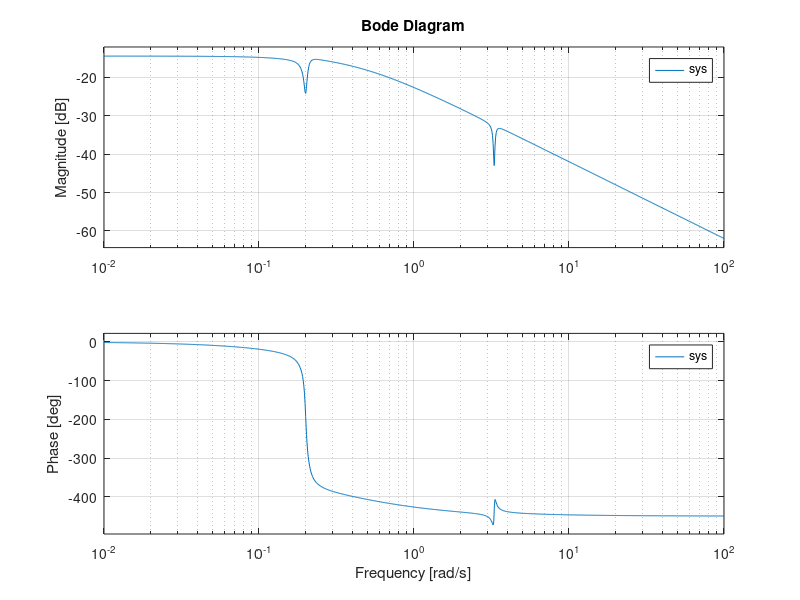
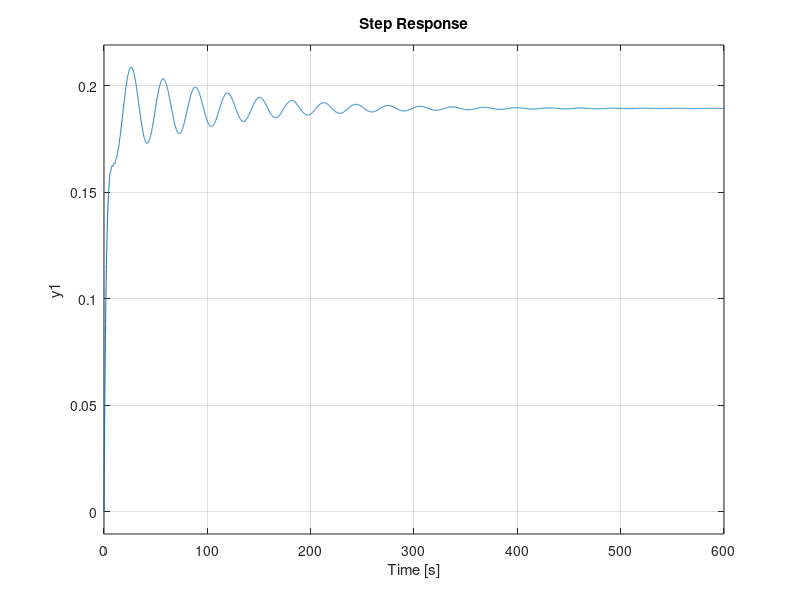

MATLAB code for these plots, in order: (Note: this script raises an error after producing the figures.)
load statespace_data A B C D

% SISO: only first input, only first column of B
BSISO = B(:,1);
Bd = B(:,3);
DSISO = 0;
CSISO = C(1,:);


sys = -ss(A, BSISO, CSISO, DSISO);

bode(sys)

[b, a] = ss2tf(A, BSISO, CSISO, DSISO);
[bd, ad] = ss2tf(A, Bd, CSISO, DSISO);

Gsiso = -tf(b, a);
Gdisturbed = tf(bd, ad);

bode(sys)

figure
step(sys)
stepinfo(sys)

%% Figures
% figure
% pzmap(Gsiso)
p = pole(Gsiso);
z = zero(Gsiso);

% [Gm, Pm, Wcg, Wcp] = margin(Gsiso);
Kp = 0.91;
Ki = 0.28;
Kd = 0.0;
Ts = 0.0;
K = pid(Kp,Ki,Kd,Ts);

CL = getPIDLoopResponse(K, Gsiso, 'closed-loop');

figure
bode(CL)
step(CL)
stepinfo(CL)

%% H infinity

[K, CL, gamma] = hinfsyn(sys, 1, 1);

